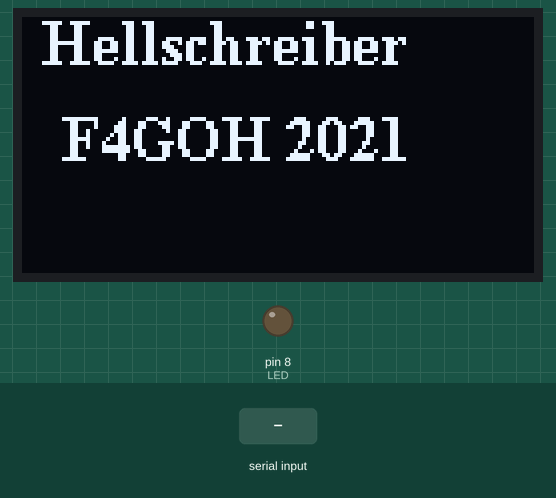
The sketch below on a simulated Arduino Uno, built with avr-gcc and run on an emulated ATmega328P. Shown: 128×64 one-colour display, output pins drawn as LEDs (lit = HIGH). Dashed ring = blinking. Inputs (shaded band) come from the test bench. The local clock reads 2024-03-15 10:24:30 at power-on unless the sketch sets it; pins used as bus, display or sensor lines are not drawn; what the sketch prints to the serial monitor is not drawn.

Above: at 0.1 s.
At 4.2 s:
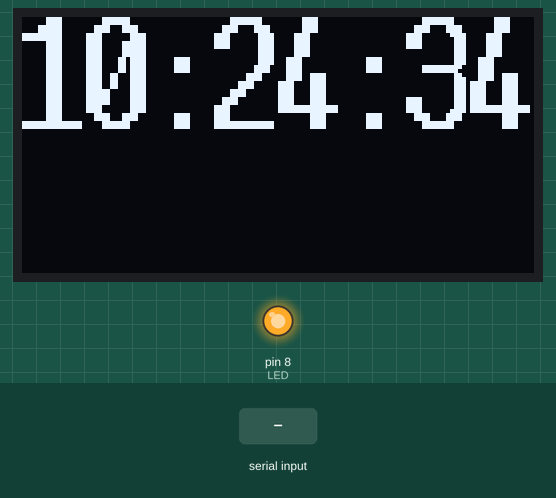
4.3 s: "w90\n" received over Serial
At 4.54 s:
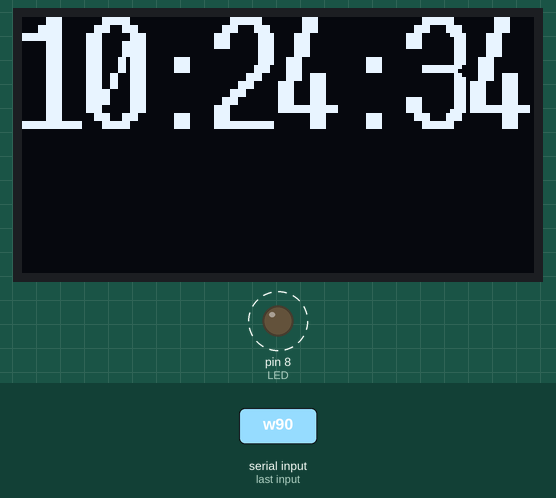
Timing chart, 0 to 11.8 s (numbered marks = the images above; inputs shaded):
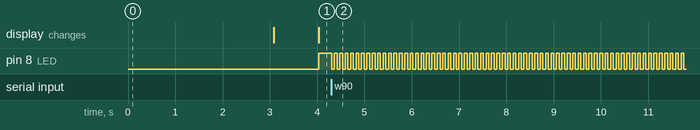

The sketch:

hellschreiber.ino
```cpp
/* hellschreiber
  Anthony LE CREN F4GOH@orange.fr
  Created 16/7/2021
  the program send temperature every 2 minutes in hellschreiber
  The sensor is a ds18s20 on pinout 7
  In serial Monitor
  key 'h' to set up RTC
  key 'w' to send test hellschreiber string "....hello 1234 test 1234 test....\n"
*/

#include <SPI.h>    //for ad9850
#include <DS3232RTC.h> //http://github.com/JChristensen/DS3232RTC
#include <Wire.h>     //for rtc and oled display
#include <Time.h>
#include "SSD1306AsciiWire.h"
#include <OneWire.h>
#include <DallasTemperature.h>

#define LED 8
#define W_CLK 13
#define FQ_UD 10
#define RESET 9
#define SENSOR 7  //ds18s20 sensor
#define FREQUENCY 3570000  //frequency on waterfall
#define TESTSTR "....hello 1234 test 1234 test....\n"


long factor = -1500;		//offset crystal frequency
int secPrec = 0;
tmElements_t tm;


SSD1306AsciiWire oled;  //afficheur oled;

OneWire  ds(SENSOR);  // on pin 7 (a 3.3k or 4.7K resistor is necessary)
DallasTemperature sensors(&ds);

void setup() {
  Serial.begin(115200);
  Serial.print("hello");
  pinMode(LED, OUTPUT);
  sensors.begin();
  oled.begin(&Adafruit128x64, 0x3C);
  oled.setFont(TimesNewRoman16_bold);
  oled.clear();
  oled.setCursor(5, 0);
  oled.println(F("Hellschreiber"));
  oled.setCursor(10, 3);   //x y
  oled.print(F("F4GOH 2021"));
  oled.setFont(fixednums15x31);
  delay(3000);
  oled.clear();
  initDds();
  setfreq(0, 0);
  setfreq(0, 0);
}

void loop() {
  char c;
  if (Serial.available() > 0) {
    c = Serial.read();
    Serial.println(c);
    if (c == 'h') {
      majRtc();
    }
    if (c == 'w') {
      Serial.println("hellschreiber");
      hellTx(TESTSTR);
    }
  }
  RTC.read(tm);

  if ((tm.Minute % 2) == 0 && tm.Second == 0) {   //every 2 minutes hell txing
    char buffer[100];
    char tempStr[10];
    float temp;
    sensors.requestTemperatures(); // Send the command to get temperatures
    temp = sensors.getTempCByIndex(0);
    Serial.print("temp : ");
    Serial.println(temp);
    dtostrf(temp, 5, 2, tempStr);
    sprintf(buffer, "....hello the temperature is %s degrees celcius...\n\n", tempStr);
    hellTx(buffer);
  }

  if (secPrec != tm.Second) {
    Serial.print(tm.Hour);
    Serial.print(":");
    Serial.print(tm.Minute);
    Serial.print(":");
    Serial.println(tm.Second);
    char heure[10];
    sprintf(heure, "%02d:%02d:%02d", tm.Hour, tm.Minute, tm.Second);
    oled.setCursor(0, 0);
    oled.print(heure);

    secPrec = tm.Second;
    if (tm.Second % 2 == 0) digitalWrite(LED, digitalRead(LED) ^ 1);
  }
  delay(10);

}


/********************************************************
  AD9850 routines
 ********************************************************/


void initDds()
{
  SPI.begin();
  pinMode(W_CLK, OUTPUT);
  pinMode(FQ_UD, OUTPUT);
  pinMode(RESET, OUTPUT);

  SPI.setBitOrder(LSBFIRST);
  SPI.setDataMode(SPI_MODE0);

  pulse(RESET);
  pulse(W_CLK);
  pulse(FQ_UD);

}

void pulse(int pin) {
  digitalWrite(pin, HIGH);
  digitalWrite(pin, LOW);
}


void setfreq(double f, uint16_t p) {    //frequency , phase
  uint32_t deltaphase;
  deltaphase = f * 4294967296.0 / (125000000 + factor);
  for (int i = 0; i < 4; i++, deltaphase >>= 8) {
    SPI.transfer(deltaphase & 0xFF);
  }
  SPI.transfer((p << 3) & 0xFF) ;
  pulse(FQ_UD);
}


/********************************************************
  RTC routines
 ********************************************************/


void majRtc()
{
  time_t t;
  //check for input to set the RTC, minimum length is 12, i.e. yy,m,d,h,m,s
  Serial.println(F("update time : format yy,m,d,h,m,s"));
  Serial.println(F("exemple : 2016,6,18,16,32,30, "));

  while (Serial.available () <= 12) {
  }
  //note that the tmElements_t Year member is an offset from 1970,
  //but the RTC wants the last two digits of the calendar year.
  //use the convenience macros from Time.h to do the conversions.
  int y = Serial.parseInt();
  if (y >= 100 && y < 1000)
    Serial.println(F("Error: Year must be two digits or four digits!"));
  else {
    if (y >= 1000)
      tm.Year = CalendarYrToTm(y);
    else    //(y < 100)
      tm.Year = y2kYearToTm(y);
    tm.Month = Serial.parseInt();
    tm.Day = Serial.parseInt();
    tm.Hour = Serial.parseInt();
    tm.Minute = Serial.parseInt();
    tm.Second = Serial.parseInt();
    t = makeTime(tm);
    RTC.set(t);        //use the time_t value to ensure correct weekday is set
    setTime(t);
    while (Serial.available () > 0) Serial.read();
  }
}

/***********************************************************************************
  Hellschreiber 122.5 bauds => 8,888ms
  http://brainwagon.org/2012/01/11/hellduino-sending-hellschreiber-from-an-arduino
************************************************************************************/

void hellTx(char * stringHell)
{
  const static word GlyphTab[59][8] PROGMEM = {
    {0x0000, 0x0000, 0x0000, 0x0000, 0x0000, 0x0000, 0x0000}, {0x1f9c, 0x0000, 0x0000, 0x0000, 0x0000, 0x0000, 0x0000}, {0x0000, 0x0000, 0x0000, 0x0000, 0x0000, 0x0000, 0x0000}, {0x0330, 0x0ffc, 0x0330, 0x0ffc, 0x0330, 0x0000, 0x0000},
    {0x078c, 0x0ccc, 0x1ffe, 0x0ccc, 0x0c78, 0x0000, 0x0000}, {0x0000, 0x0000, 0x0000, 0x0000, 0x0000, 0x0000, 0x0000}, {0x0000, 0x0000, 0x0000, 0x0000, 0x0000, 0x0000, 0x0000}, {0x0000, 0x0000, 0x0000, 0x0000, 0x0000, 0x0000, 0x0000},
    {0x01e0, 0x0738, 0x1c0e, 0x0000, 0x0000, 0x0000, 0x0000}, {0x1c0e, 0x0738, 0x01e0, 0x0000, 0x0000, 0x0000, 0x0000}, {0x018c, 0x0198, 0x0ff0, 0x0198, 0x018c, 0x0000, 0x0000}, {0x0000, 0x0000, 0x0000, 0x0000, 0x0000, 0x0000, 0x0000},
    {0x0000, 0x0000, 0x0000, 0x0000, 0x0000, 0x0000, 0x0000}, {0x0000, 0x0000, 0x0000, 0x0000, 0x0000, 0x0000, 0x0000}, {0x001c, 0x001c, 0x0000, 0x0000, 0x0000, 0x0000, 0x0000}, {0x001c, 0x0070, 0x01c0, 0x0700, 0x1c00, 0x0000, 0x0000},
    {0x07f8, 0x0c0c, 0x0c0c, 0x0c0c, 0x07f8, 0x0000, 0x0000}, {0x0300, 0x0600, 0x0ffc, 0x0000, 0x0000, 0x0000, 0x0000}, {0x061c, 0x0c3c, 0x0ccc, 0x078c, 0x000c, 0x0000, 0x0000}, {0x0006, 0x1806, 0x198c, 0x1f98, 0x00f0, 0x0000, 0x0000},
    {0x1fe0, 0x0060, 0x0060, 0x0ffc, 0x0060, 0x0000, 0x0000}, {0x000c, 0x000c, 0x1f8c, 0x1998, 0x18f0, 0x0000, 0x0000}, {0x07fc, 0x0c66, 0x18c6, 0x00c6, 0x007c, 0x0000, 0x0000}, {0x181c, 0x1870, 0x19c0, 0x1f00, 0x1c00, 0x0000, 0x0000},
    {0x0f3c, 0x19e6, 0x18c6, 0x19e6, 0x0f3c, 0x0000, 0x0000}, {0x0f80, 0x18c6, 0x18cc, 0x18cc, 0x0ff0, 0x0000, 0x0000}, {0x0000, 0x0000, 0x0000, 0x0000, 0x0000, 0x0000, 0x0000}, {0x0000, 0x0000, 0x0000, 0x0000, 0x0000, 0x0000, 0x0000},
    {0x0000, 0x0000, 0x0000, 0x0000, 0x0000, 0x0000, 0x0000}, {0x0000, 0x0000, 0x0000, 0x0000, 0x0000, 0x0000, 0x0000}, {0x0000, 0x0000, 0x0000, 0x0000, 0x0000, 0x0000, 0x0000}, {0x1800, 0x1800, 0x19ce, 0x1f00, 0x0000, 0x0000, 0x0000},
    {0x01f0, 0x0208, 0x04e4, 0x0514, 0x0514, 0x03e0, 0x0000}, {0x07fc, 0x0e60, 0x0c60, 0x0e60, 0x07fc, 0x0000, 0x0000}, {0x0c0c, 0x0ffc, 0x0ccc, 0x0ccc, 0x0738, 0x0000, 0x0000}, {0x0ffc, 0x0c0c, 0x0c0c, 0x0c0c, 0x0c0c, 0x0000, 0x0000},
    {0x0c0c, 0x0ffc, 0x0c0c, 0x0c0c, 0x07f8, 0x0000, 0x0000}, {0x0ffc, 0x0ccc, 0x0ccc, 0x0c0c, 0x0c0c, 0x0000, 0x0000}, {0x0ffc, 0x0cc0, 0x0cc0, 0x0c00, 0x0c00, 0x0000, 0x0000}, {0x0ffc, 0x0c0c, 0x0c0c, 0x0ccc, 0x0cfc, 0x0000, 0x0000},
    {0x0ffc, 0x00c0, 0x00c0, 0x00c0, 0x0ffc, 0x0000, 0x0000}, {0x0c0c, 0x0c0c, 0x0ffc, 0x0c0c, 0x0c0c, 0x0000, 0x0000}, {0x003c, 0x000c, 0x000c, 0x000c, 0x0ffc, 0x0000, 0x0000}, {0x0ffc, 0x00c0, 0x00e0, 0x0330, 0x0e1c, 0x0000, 0x0000},
    {0x0ffc, 0x000c, 0x000c, 0x000c, 0x000c, 0x0000, 0x0000}, {0x0ffc, 0x0600, 0x0300, 0x0600, 0x0ffc, 0x0000, 0x0000}, {0x0ffc, 0x0700, 0x01c0, 0x0070, 0x0ffc, 0x0000, 0x0000}, {0x0ffc, 0x0c0c, 0x0c0c, 0x0c0c, 0x0ffc, 0x0000, 0x0000},
    {0x0c0c, 0x0ffc, 0x0ccc, 0x0cc0, 0x0780, 0x0000, 0x0000}, {0x0ffc, 0x0c0c, 0x0c3c, 0x0ffc, 0x000f, 0x0000, 0x0000}, {0x0ffc, 0x0cc0, 0x0cc0, 0x0cf0, 0x079c, 0x0000, 0x0000}, {0x078c, 0x0ccc, 0x0ccc, 0x0ccc, 0x0c78, 0x0000, 0x0000},
    {0x0c00, 0x0c00, 0x0ffc, 0x0c00, 0x0c00, 0x0000, 0x0000}, {0x0ff8, 0x000c, 0x000c, 0x000c, 0x0ff8, 0x0000, 0x0000}, {0x0ffc, 0x0038, 0x00e0, 0x0380, 0x0e00, 0x0000, 0x0000}, {0x0ff8, 0x000c, 0x00f8, 0x000c, 0x0ff8, 0x0000, 0x0000},
    {0x0e1c, 0x0330, 0x01e0, 0x0330, 0x0e1c, 0x0000, 0x0000}, {0x0e00, 0x0380, 0x00fc, 0x0380, 0x0e00, 0x0000, 0x0000}, {0x0c1c, 0x0c7c, 0x0ccc, 0x0f8c, 0x0e0c, 0x0000, 0x0000}
  };
  int val;
  char ch;
  word fbits ;
  ch = *stringHell++;
  while (ch != '\0')
  {
    ch = toupper(int(ch)); // Uppercase
    if (ch >= 32 && ch <= 90) // Character is in the range of ASCII space to Z
    {
      ch -= 32;  // Character number starting at 0
      for (int i = 0; i < 7; i++) // Scanning each 7 columns of glyph
      {
        fbits = int(pgm_read_word(&GlyphTab[int(ch)][i]));  // Get each column of glyph
        digitalWrite(LED, digitalRead(LED) ^ 1);
        for (int b = 0; b < 14; b++) // Scanning each 14 rows
        {
          val = bitRead(fbits, b); // Get binary state of pixel
          setfreq(FREQUENCY * val, 0); // Let's transmit (or not if pixel is clear)
          delayMicroseconds(4002) ;  // Gives the baud rate. 4045µs minus DDS loading time, 4002µs in SPI mode, 3438µs in software serial mode
        }
      }
    }
    ch = *stringHell++; // Next character in string
  }
  setfreq(0, 0);
}
```

Measured:
- by itself, pin 8 (LED): alternates HIGH for 0.06 s and LOW for 0.06 s
